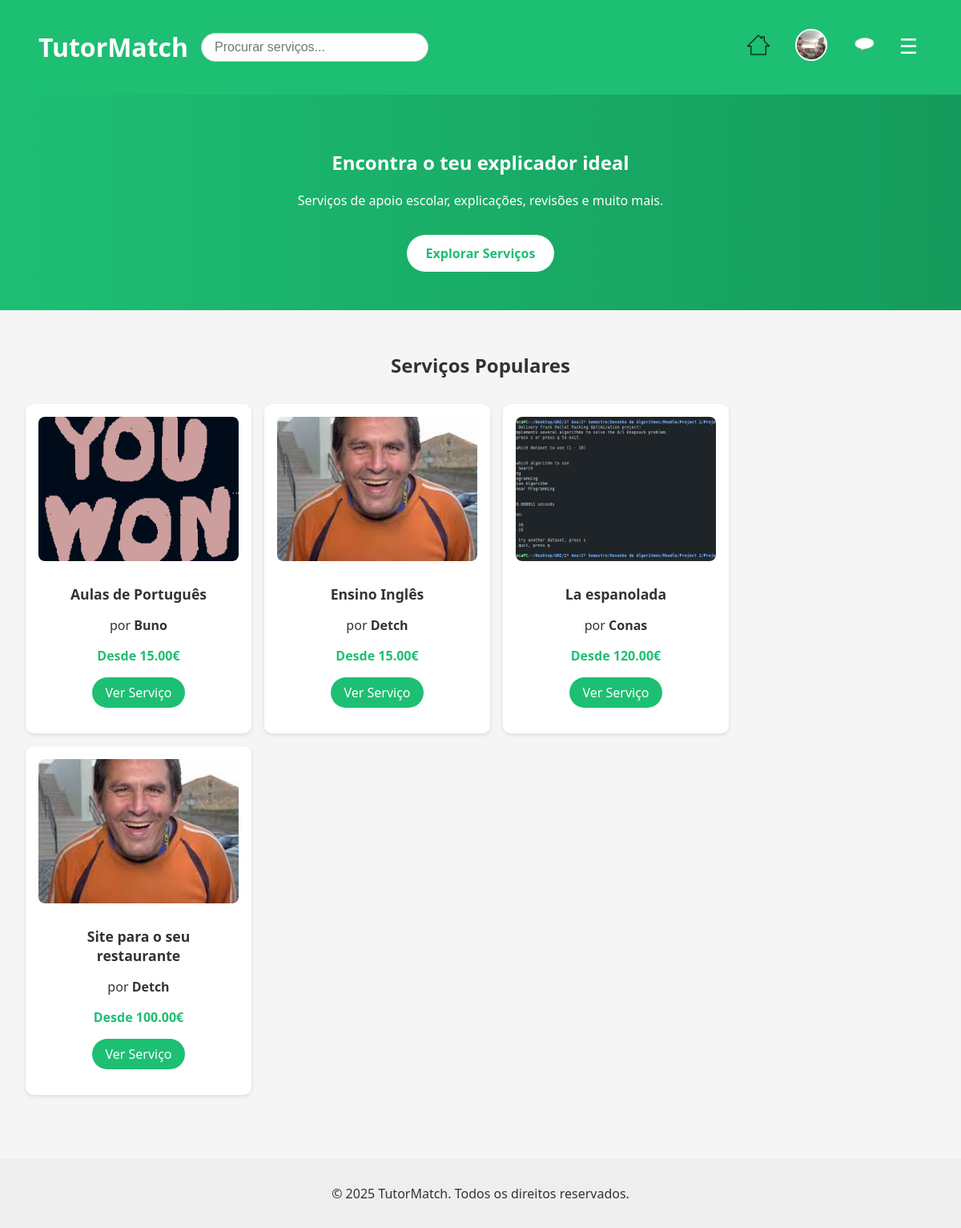
The app's page /index.php (signed in), older data.
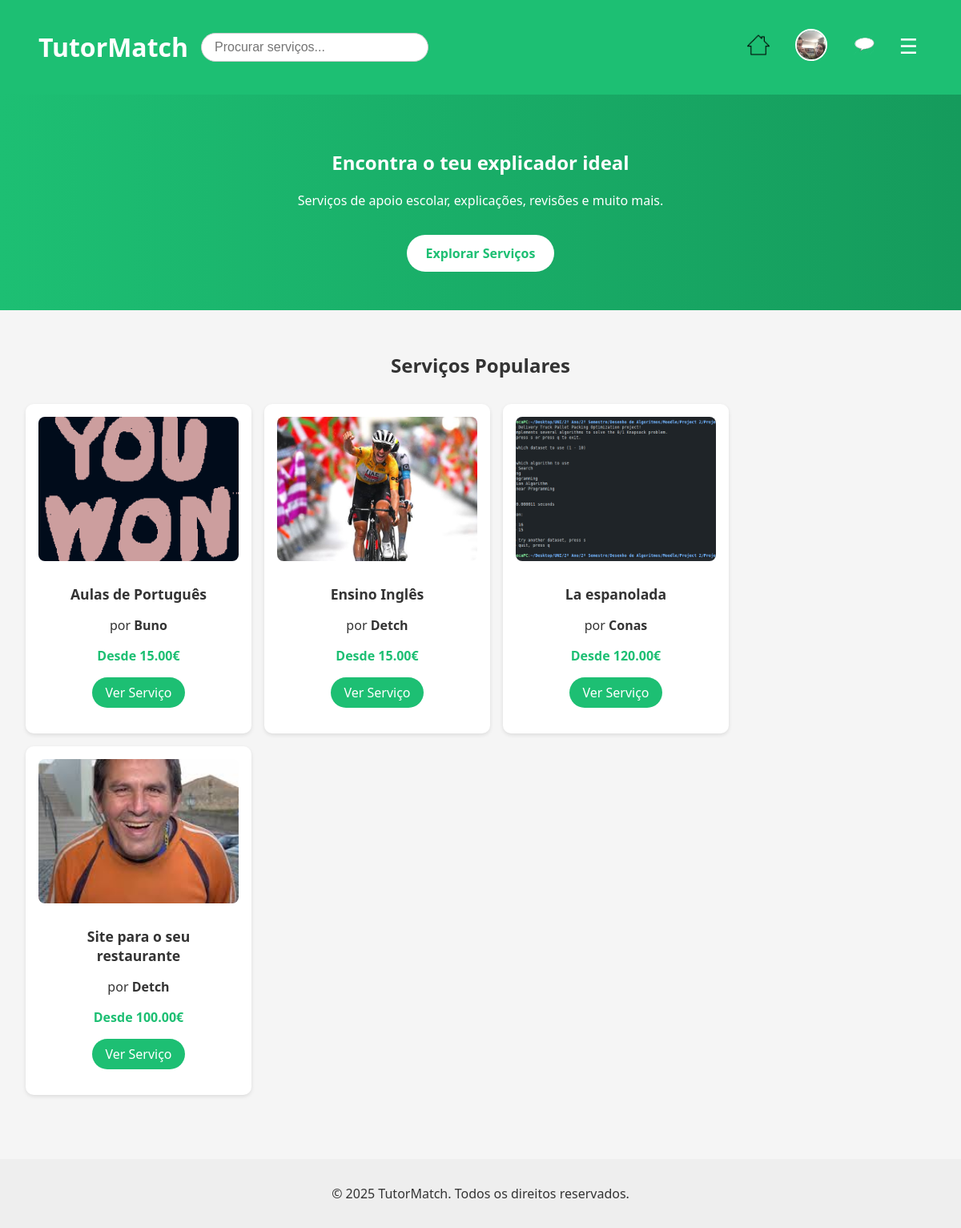
The same page, newer data.
### tables this page shows
CREATE TABLE services (
            id INTEGER PRIMARY KEY AUTOINCREMENT,
            user_id INT NOT NULL,
            category_id INT NOT NULL,
            title VARCHAR(255) NOT NULL,
            description TEXT NOT NULL,
            price DECIMAL(10,2) NOT NULL,
            delivery_time INT NOT NULL,
            image_path VARCHAR(255),
            created_at DATETIME DEFAULT CURRENT_TIMESTAMP,
            FOREIGN KEY (user_id) REFERENCES users(id),
            FOREIGN KEY (category_id) REFERENCES categories(id)
        );

CREATE TABLE users (
            id INTEGER PRIMARY KEY AUTOINCREMENT,
            username TEXT NOT NULL UNIQUE,
            password TEXT NOT NULL,
            email TEXT NOT NULL UNIQUE,
            role TEXT DEFAULT 'client', -- client, freelancer, admin
            name TEXT,
            profile_pic TEXT DEFAULT '../img/default.jpeg' -- Adiciona a coluna profile_pic
        );

### index.php (the view, shortened to what this page needs)
<?php
include_once('includes/header.php');
require_once 'database/db.php';
$current_user_id = $_SESSION['user_id'] ?? null;
?>
<section class="hero">
  <div class="hero-content">
    <h1>Encontra o teu explicador ideal</h1>
    <p>Serviços de apoio escolar, explicações, revisões e muito mais.</p>
    <a href="pages/available_services.php" class="cta-button">Explorar Serviços</a>
  </div>
</section>
<section class="services">
  <h2>Serviços Populares</h2>
  <div class="card-list">
    <?php
    if ($current_user_id) {
        $stmt = $db->prepare("SELECT s.*, u.username FROM services s JOIN users u ON s.user_id = u.id WHERE s.user_id != ? ORDER BY RANDOM() LIMIT 6");
        $stmt->execute([$current_user_id]);
    } else {
        $stmt = $db->query("SELECT s.*, u.username FROM services s JOIN users u ON s.user_id = u.id ORDER BY RANDOM() LIMIT 6");
    }
    $services = $stmt->fetchAll(PDO::FETCH_ASSOC);
    foreach ($services as $service): ?>
      <div class="card">
        <img src="<?= htmlspecialchars($service['image_path'] ?? '/img/default.jpeg') ?>" alt="<?= htmlspecialchars($service['title']) ?>">
        <div class="card-content">
          <h3><?= htmlspecialchars($service['title']) ?></h3>
          <p>por <strong><?= htmlspecialchars($service['username']) ?></strong></p>
          <p class="price">Desde <?= number_format($service['price'], 2) ?>€</p>
          <a href="/pages/view_service.php?id=<?= $service['id'] ?>" class="view-btn">Ver Serviço</a>
        </div>
      </div>
    <?php endforeach; ?>
  </div>
</section>
<?php include_once('includes/footer.php'); ?>

### includes/header.php (shortened to what this page needs)
<!DOCTYPE html>
<html lang="pt">
<head>
  <link rel="stylesheet" href="/css/main.css" />
  <link rel="stylesheet" href="/css/navbar.css" />
</head>
<body>
  <header>
  <div class="header-left">
    <h1><a href="/index.php">TutorMatch</a></h1>
    <form id="search-form" action="/pages/search.php" method="GET" autocomplete="off">
      <input type="text" id="search-input" name="q" placeholder="Procurar serviços...">
    </form>
  </div>
  <nav class="navbar">
    <div class="nav-right">
        <?php if (isset($_SESSION['user_id'])): ?>
          <a href="/index.php" class="nav-icon home-icon" title="Início">
            <img src="/img/icons/home-white.png" alt="Início">
          </a>
          <a href="/pages/profile.php" class="profile-pic">
            <img src="<?= $_SESSION['profile_pic'] ?? '/img/default.jpeg' ?>" alt="Perfil">
          </a>
          <a href="/pages/conversations.php" class="nav-icon chat-icon" title="Mensagens">
            <img src="/img/icons/white-balloon.png" alt="Mensagens">
          </a>
          <button id="menu-toggle" class="menu-btn">&#9776;</button>
        <?php else: ?>
          <a href="/pages/login.php">Entrar</a>
          <a href="/pages/register.php">Registrar</a>
        <?php endif; ?>
      </div>
    </nav>
  </header>

### includes/footer.php (shortened to what this page needs)
<footer>
    <p>&copy; 2025 TutorMatch. Todos os direitos reservados.</p>
  </footer>
</body>
</html>

### css/main.css (style rules this page uses)
body { font-family: 'Segoe UI', sans-serif; margin: 0; background-color: #f5f5f5; color: #333; }

### css/navbar.css (style rules this page uses)
.navbar { display: flex; justify-content: space-between; align-items: center; background-color: #1dbf73; padding: 0.5rem 1rem; }
.nav-icon img { width: 28px; height: 28px; }
.nav-right { display: flex; align-items: center; gap: 1rem; position: relative; }
.profile-pic img { width: 36px; height: 36px; border-radius: 50%; object-fit: cover; border: 2px solid white; cursor: pointer; }
.menu-btn { font-size: 26px; background: none; border: none; color: white; cursor: pointer; margin-left: 0.5rem; }
.header-left { display: flex; align-items: center; gap: 1rem; }
#search-form { position: relative; }
#search-input { padding: 0.5rem 1rem; border: 1px solid #ccc; border-radius: 20px; width: 250px; font-size: 1rem; }

### css/admin.css (style rules this page uses)
h2 { text-align: center; margin-bottom: 20px; }

### css/components.css (style rules this page uses)
.card-list { display: flex; gap: 1rem; flex-wrap: wrap; }
.card { background: white; border-radius: 10px; padding: 1rem; width: 250px; box-shadow: 0 2px 5px rgba(0,0,0,0.1); text-align: center; }
.card img { width: 100%; border-radius: 8px; }

### css/hero.css (style rules this page uses)
.hero { background: linear-gradient(to right, #1dbf73, #159b5c); color: white; padding: 4rem 2rem; text-align: center; }
.hero .cta-button { background: white; color: #1dbf73; padding: 0.75rem 1.5rem; font-weight: bold; border-radius: 30px; text-decoration: none; margin-top: 1rem; display: inline-block; }
.services { padding: 3rem 2rem; text-align: center; }
.services h2 { margin-bottom: 2rem; }
.card-list { display: grid; grid-template-columns: repeat(auto-fit, minmax(240px, 1fr)); gap: 1.5rem; justify-items: center; }
.card { background: #fff; border-radius: 12px; overflow: hidden; box-shadow: 0 4px 12px rgba(0,0,0,0.1); width: 100%; max-width: 300px; transition: transform 0.2s ease; }
.card img { width: 100%; height: 180px; object-fit: cover; }
.card-content { padding: 1rem; }
.card-content h3 { margin: 0.5rem 0; font-size: 1.1rem; }
.price { color: #1dbf73; font-weight: bold; margin: 0.5rem 0; }
.view-btn { background: #1dbf73; color: white; text-decoration: none; padding: 0.5rem 1rem; border-radius: 20px; display: inline-block; margin-top: 0.5rem; }

### css/layout.css (style rules this page uses)
header { background-color: #1dbf73; padding: 1rem 2rem; color: white; display: flex; justify-content: space-between; align-items: center; }
header a { color: white; text-decoration: none; margin-left: 1rem; }
nav { display: flex; align-items: center; }
footer { margin-top: 3rem; text-align: center; padding: 1rem; background: #eee; }

### css/style.css (style rules this page uses)
body { font-family: 'Segoe UI', sans-serif; margin: 0; background-color: #f5f5f5; color: #333; }
header { background-color: #1dbf73; padding: 1rem 2rem; color: white; display: flex; justify-content: space-between; align-items: center; }
header a { color: white; text-decoration: none; margin-left: 1rem; }
nav { display: flex; align-items: center; }
.hero { padding: 3rem 2rem; background-color: white; text-align: center; }
.services { padding: 2rem; }
.card-list { display: flex; gap: 1rem; flex-wrap: wrap; }
.card { background: white; border-radius: 10px; padding: 1rem; width: 250px; box-shadow: 0 2px 5px rgba(0,0,0,0.1); text-align: center; }
.card img { width: 100%; border-radius: 8px; }
footer { margin-top: 3rem; text-align: center; padding: 1rem; background: #eee; }

Row changes from the older to the newer data that the page shows:
changed services "Ensino Inglês": image_path: picture added in place of a placeholder
